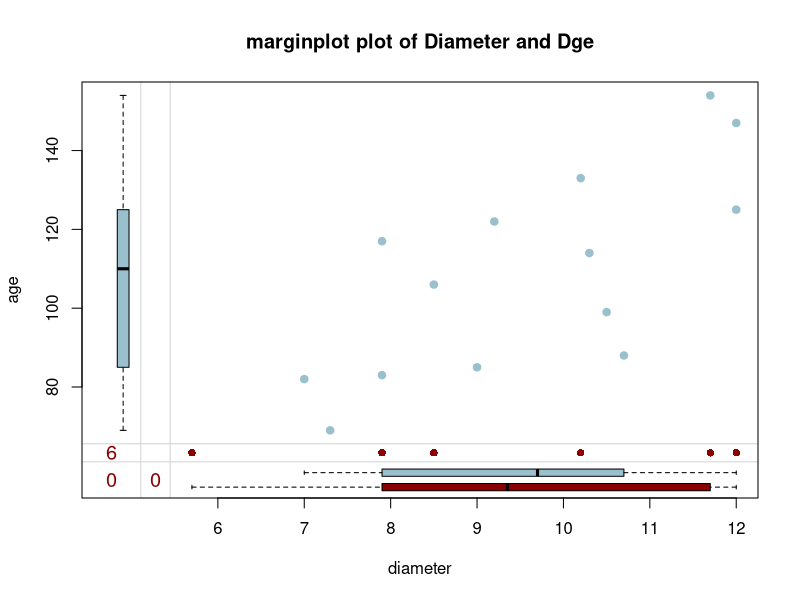
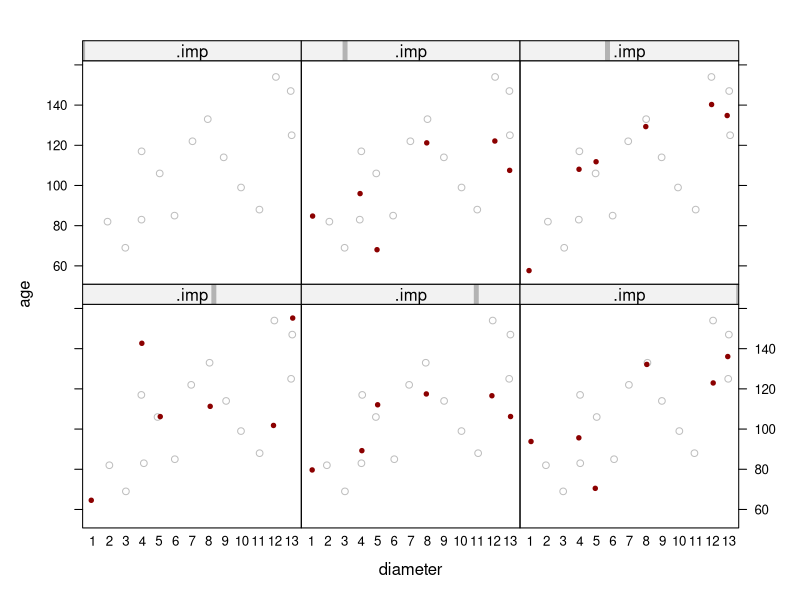
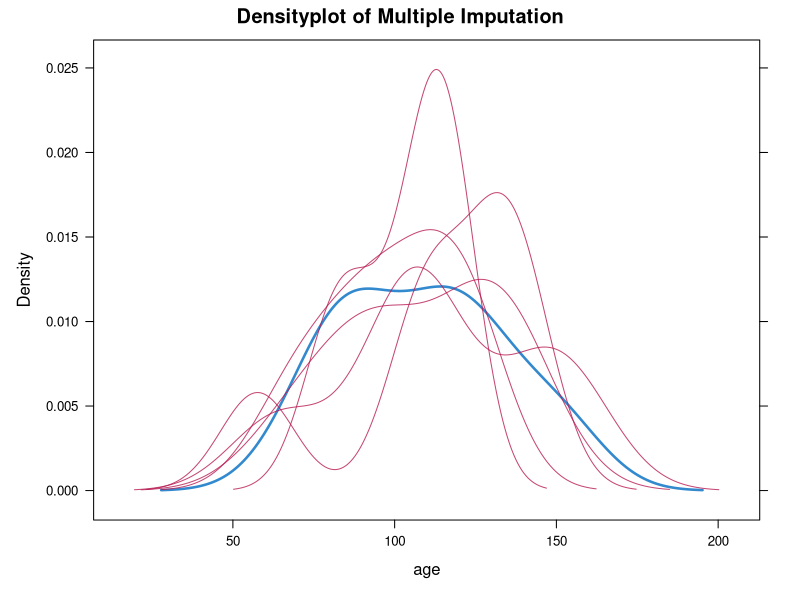
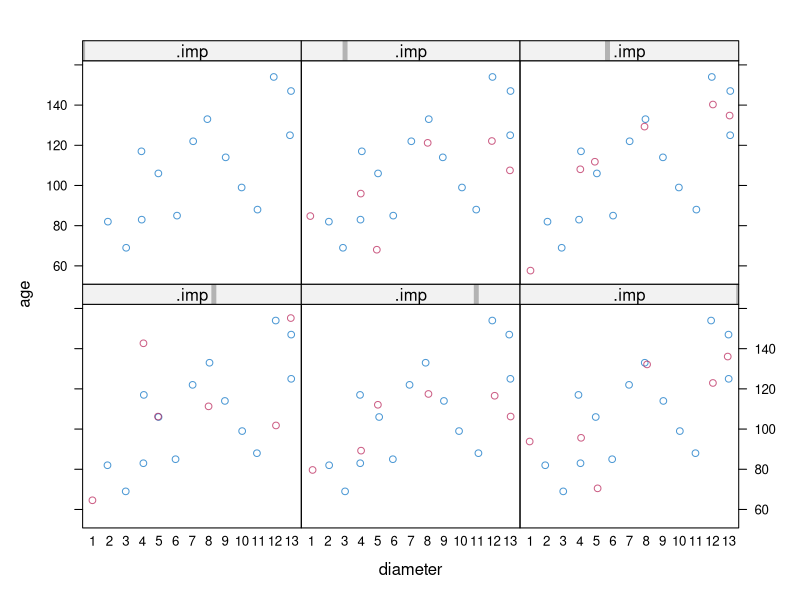
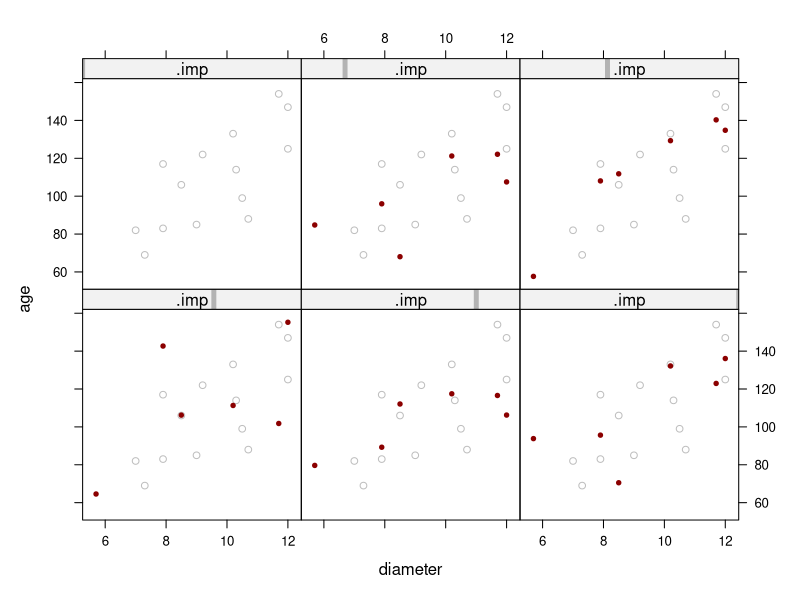
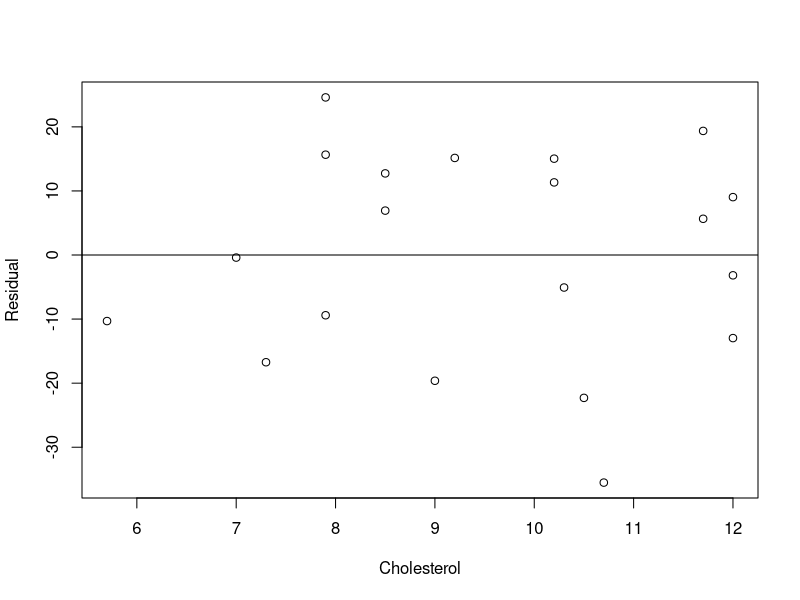

Recreate these plots in R, in order.
## ---- chunk 1

options(warn=-1)
options(xtable.comment = FALSE)

library(ggplot2)
library(xtable)
library(mice)
library(VIM)

## ---- chunk 2
df <- read.csv("./data/treeage.txt", 
               stringsAsFactors = FALSE, 
                strip.white=TRUE)


df <- df[, -1]

summary(df)
str(df)
miss_data <- df

## ---- chunk 3
set.seed(95)

miss_data[head(sample(20), 0.3 * nrow(miss_data)), ]$age <- NA

## ---- chunk 4
xtable(miss_data)
## ---- chunk 5

tree_imp <- mice(miss_data,
                 m=5, 
                 defaultMethod=c("norm","logreg","polyreg","polr"), 
                 print=F)


marginplot(miss_data[,c("diameter","age")],
           col=c("lightblue3","darkred"),
           cex.numbers=1.2,
           pch=19, 
           main = "marginplot plot of Diameter and Dge")


stripplot(tree_imp, 
          age ~ diameter|.imp, 
          col=c("grey","darkred"),
          pch=c(1,20))

# xyplot(tree_imp, 
#        age ~ diameter | .imp,
#        pch=c(1,20),
#        cex = 1.4,
#        col=c("grey","darkred"))

#ggplot(miss_data, aes(y = age, x = diameter,  color = 'blue2')) +
#  geom_point() +
#  geom_smooth(method = "lm", col = "red3") +
#  theme_classic() +
#  ggtitle("Age vs Diameter")   

## ---- chunk 6

d1 <- complete(tree_imp, 2); d1
d2 <- complete(tree_imp, 2); d2
densityplot(tree_imp, 
            scales = list(x = list(relation = "free")), 
            ayout = c(2, 1),  
            main = "Densityplot of Multiple Imputation")

stripplot(tree_imp,  age   ~ diameter|.imp)

xyplot(tree_imp, 
       age   ~ diameter|.imp,  
       pch=c(1,20),
       col=c("grey","darkred"))
 
## ---- chunk 7
 
regm <- lm(age~diameter, data = d1)
summary(regm)

plot(regm$residual,
     x=d1$diameter, 
     xlab="Cholesterol",ylab="Residual"); abline(0,0)

 
regm_imp <- with(data=tree_imp, lm(age~diameter))

regm_imp[[4]][[1]]
regm_imp[[4]][[2]]


bmireg <- pool(regm_imp)
summary(bmireg)

## ---- chunk 8
 
df <- read.csv("./data/nhanes.csv", 
               stringsAsFactors = FALSE, 
               strip.white=TRUE)


 

summary(df)
str(df)
 
